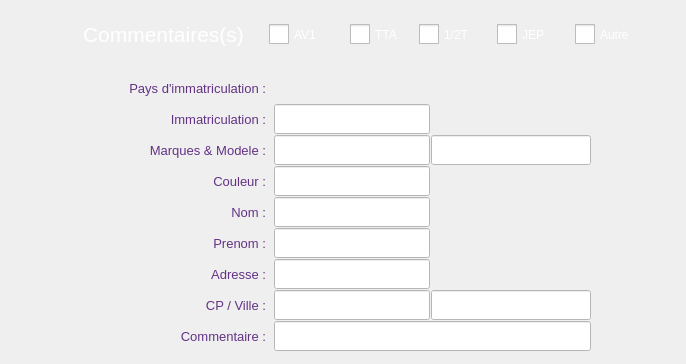
  <widget class="QFrame" name="CntComments">
   <property name="geometry">
    <rect>
     <x>12</x>
     <y>1983</y>
     <width>686</width>
     <height>364</height>
    </rect>
   </property>
   <property name="styleSheet">
    <string>#CntComments
{
	border-width: 70px;
	border-image: url(./images/dialog/image-dialog-background-border-image.png) 70 70 70 70 round round;
	background-image: url(./images/dialog/image-dialog-background-background-image.png);
}</string>
   </property>
   <property name="frameShape">
    <enum>QFrame::NoFrame</enum>
   </property>
   <property name="frameShadow">
    <enum>QFrame::Plain</enum>
   </property>
   <property name="lineWidth">
    <number>2</number>
   </property>
   <widget class="QFrame" name="frame_8">
    <property name="geometry">
     <rect>
      <x>71</x>
      <y>66</y>
      <width>547</width>
      <height>289</height>
     </rect>
    </property>
    <property name="sizePolicy">
     <sizepolicy hsizetype="Fixed" vsizetype="Fixed">
      <horstretch>0</horstretch>
      <verstretch>0</verstretch>
     </sizepolicy>
    </property>
    <property name="minimumSize">
     <size>
      <width>547</width>
      <height>289</height>
     </size>
    </property>
    <property name="styleSheet">
     <string>QLabel
{
	color: #633285;
	font-size: 10pt;
}

QLineEdit,
QComboBox,
QListView,
QTextEdit
{
	border-width: 5px;
	margin: 0px;
	border-image: url(./images/dialog/image-edit-border-image.png) 5 5 5 5 stretch stretch;
    background-color: #ffffff;
}

QLineEdit:focus,
QComboBox:focus,
QListView:focus,
QTextEdit:focus
{
	border-image: url(./images/dialog/image-edit-border-image-focused.png) 5 5 5 5 stretch stretch;
}

QLineEdit:disabled,
QComboBox:disabled,
QListView:disabled,
QTextEdit:disabled
{
	background-color: #d8cbe0;
	color: #633285;
} </string>
    </property>
    <property name="frameShape">
     <enum>QFrame::NoFrame</enum>
    </property>
    <property name="frameShadow">
     <enum>QFrame::Plain</enum>
    </property>
    <widget class="QLineEdit" name="txtLicence">
     <property name="geometry">
      <rect>
       <x>203</x>
       <y>38</y>
       <width>156</width>
       <height>30</height>
      </rect>
     </property>
     <property name="readOnly">
      <bool>false</bool>
     </property>
    </widget>
    <widget class="QLabel" name="label_4">
     <property name="geometry">
      <rect>
       <x>14</x>
       <y>7</y>
       <width>181</width>
       <height>30</height>
      </rect>
     </property>
     <property name="text">
      <string>Pays d'immatriculation :</string>
     </property>
     <property name="alignment">
      <set>Qt::AlignRight|Qt::AlignTrailing|Qt::AlignVCenter</set>
     </property>
    </widget>
    <widget class="QLabel" name="label_5">
     <property name="geometry">
      <rect>
       <x>48</x>
       <y>38</y>
       <width>147</width>
       <height>30</height>
      </rect>
     </property>
     <property name="text">
      <string>Immatriculation :</string>
     </property>
     <property name="alignment">
      <set>Qt::AlignRight|Qt::AlignTrailing|Qt::AlignVCenter</set>
     </property>
    </widget>
    <widget class="QLabel" name="label_6">
     <property name="geometry">
      <rect>
       <x>48</x>
       <y>69</y>
       <width>147</width>
       <height>30</height>
      </rect>
     </property>
     <property name="text">
      <string>Marques &amp; Modele :</string>
     </property>
     <property name="alignment">
      <set>Qt::AlignRight|Qt::AlignTrailing|Qt::AlignVCenter</set>
     </property>
    </widget>
    <widget class="QLabel" name="label_7">
     <property name="geometry">
      <rect>
       <x>48</x>
       <y>100</y>
       <width>147</width>
       <height>30</height>
      </rect>
     </property>
     <property name="text">
      <string>Couleur :</string>
     </property>
     <property name="alignment">
      <set>Qt::AlignRight|Qt::AlignTrailing|Qt::AlignVCenter</set>
     </property>
    </widget>
    <widget class="QLabel" name="label_8">
     <property name="geometry">
      <rect>
       <x>48</x>
       <y>131</y>
       <width>147</width>
       <height>30</height>
      </rect>
     </property>
     <property name="text">
      <string>Nom :</string>
     </property>
     <property name="alignment">
      <set>Qt::AlignRight|Qt::AlignTrailing|Qt::AlignVCenter</set>
     </property>
    </widget>
    <widget class="QLabel" name="label_9">
     <property name="geometry">
      <rect>
       <x>48</x>
       <y>162</y>
       <width>147</width>
       <height>30</height>
      </rect>
     </property>
     <property name="text">
      <string>Prenom :</string>
     </property>
     <property name="alignment">
      <set>Qt::AlignRight|Qt::AlignTrailing|Qt::AlignVCenter</set>
     </property>
    </widget>
    <widget class="QLabel" name="label_10">
     <property name="geometry">
      <rect>
       <x>48</x>
       <y>193</y>
       <width>147</width>
       <height>30</height>
      </rect>
     </property>
     <property name="text">
      <string>Adresse :</string>
     </property>
     <property name="alignment">
      <set>Qt::AlignRight|Qt::AlignTrailing|Qt::AlignVCenter</set>
     </property>
    </widget>
    <widget class="QLabel" name="label_11">
     <property name="geometry">
      <rect>
       <x>48</x>
       <y>224</y>
       <width>147</width>
       <height>30</height>
      </rect>
     </property>
     <property name="text">
      <string>CP / Ville :</string>
     </property>
     <property name="alignment">
      <set>Qt::AlignRight|Qt::AlignTrailing|Qt::AlignVCenter</set>
     </property>
    </widget>
    <widget class="QLabel" name="label_12">
     <property name="geometry">
      <rect>
       <x>48</x>
       <y>255</y>
       <width>147</width>
       <height>30</height>
      </rect>
     </property>
     <property name="text">
      <string>Commentaire :</string>
     </property>
     <property name="alignment">
      <set>Qt::AlignRight|Qt::AlignTrailing|Qt::AlignVCenter</set>
     </property>
    </widget>
    <widget class="QLineEdit" name="txtMark">
     <property name="geometry">
      <rect>
       <x>203</x>
       <y>69</y>
       <width>156</width>
       <height>30</height>
      </rect>
     </property>
     <property name="readOnly">
      <bool>false</bool>
     </property>
    </widget>
    <widget class="QLineEdit" name="txtModel">
     <property name="geometry">
      <rect>
       <x>360</x>
       <y>69</y>
       <width>160</width>
       <height>30</height>
      </rect>
     </property>
     <property name="maximumSize">
      <size>
       <width>160</width>
       <height>30</height>
      </size>
     </property>
     <property name="readOnly">
      <bool>false</bool>
     </property>
    </widget>
    <widget class="QLineEdit" name="txtColour">
     <property name="geometry">
      <rect>
       <x>203</x>
       <y>100</y>
       <width>156</width>
       <height>30</height>
      </rect>
     </property>
     <property name="readOnly">
      <bool>false</bool>
     </property>
    </widget>
    <widget class="QLineEdit" name="txtComment">
     <property name="geometry">
      <rect>
       <x>203</x>
       <y>255</y>
       <width>317</width>
       <height>30</height>
      </rect>
     </property>
     <property name="maximumSize">
      <size>
       <width>317</width>
       <height>30</height>
      </size>
     </property>
     <property name="readOnly">
      <bool>false</bool>
     </property>
    </widget>
    <widget class="QLineEdit" name="txtName">
     <property name="geometry">
      <rect>
       <x>203</x>
       <y>131</y>
       <width>156</width>
       <height>30</height>
      </rect>
     </property>
     <property name="readOnly">
      <bool>false</bool>
     </property>
    </widget>
    <widget class="QLineEdit" name="txtCP">
     <property name="geometry">
      <rect>
       <x>203</x>
       <y>224</y>
       <width>156</width>
       <height>30</height>
      </rect>
     </property>
     <property name="readOnly">
      <bool>false</bool>
     </property>
    </widget>
    <widget class="QLineEdit" name="txtTown">
     <property name="geometry">
      <rect>
       <x>360</x>
       <y>224</y>
       <width>160</width>
       <height>30</height>
      </rect>
     </property>
     <property name="readOnly">
      <bool>false</bool>
     </property>
    </widget>
    <widget class="QLineEdit" name="txtAdress">
     <property name="geometry">
      <rect>
       <x>203</x>
       <y>193</y>
       <width>156</width>
       <height>30</height>
      </rect>
     </property>
     <property name="readOnly">
      <bool>false</bool>
     </property>
    </widget>
    <widget class="QLineEdit" name="txtLastName">
     <property name="geometry">
      <rect>
       <x>203</x>
       <y>162</y>
       <width>156</width>
       <height>30</height>
      </rect>
     </property>
     <property name="readOnly">
      <bool>false</bool>
     </property>
    </widget>
    <widget class="QFrame" name="cmbCountry">
     <property name="geometry">
      <rect>
       <x>203</x>
       <y>7</y>
       <width>247</width>
       <height>30</height>
      </rect>
     </property>
     <property name="maximumSize">
      <size>
       <width>247</width>
       <height>30</height>
      </size>
     </property>
     <property name="frameShape">
      <enum>QFrame::NoFrame</enum>
     </property>
     <property name="frameShadow">
      <enum>QFrame::Raised</enum>
     </property>
    </widget>
   </widget>
   <widget class="QFrame" name="frame_9">
    <property name="geometry">
     <rect>
      <x>71</x>
      <y>13</y>
      <width>600</width>
      <height>43</height>
     </rect>
    </property>
    <property name="styleSheet">
     <string>QFrame
{
	color: white;
	background-image: url(./images/dialog/image-title-background.png);
}

QCheckBox
{
	color: white;
}</string>
    </property>
    <property name="frameShape">
     <enum>QFrame::NoFrame</enum>
    </property>
    <property name="frameShadow">
     <enum>QFrame::Raised</enum>
    </property>
    <widget class="QLabel" name="label_3">
     <property name="geometry">
      <rect>
       <x>12</x>
       <y>3</y>
       <width>181</width>
       <height>37</height>
      </rect>
     </property>
     <property name="styleSheet">
      <string>font-size: 16pt;</string>
     </property>
     <property name="text">
      <string>Commentaires(s)</string>
     </property>
    </widget>
    <widget class="QCheckBox" name="chkAV1">
     <property name="geometry">
      <rect>
       <x>198</x>
       <y>6</y>
       <width>73</width>
       <height>31</height>
      </rect>
     </property>
     <property name="styleSheet">
      <string>QCheckBox { 
     spacing: 5px;
 }

 QCheckBox::indicator {
     width: 20px;
     height: 20px;
 }

 QCheckBox::indicator:unchecked {
     image: url(./images/checkbox_unchecked2.png);
 }

  QCheckBox::indicator:checked {
     image: url(./images/checkbox_checked2.png);
 }

 </string>
     </property>
     <property name="text">
      <string>AV1</string>
     </property>
    </widget>
    <widget class="QCheckBox" name="chkTTA">
     <property name="geometry">
      <rect>
       <x>279</x>
       <y>6</y>
       <width>64</width>
       <height>31</height>
      </rect>
     </property>
     <property name="styleSheet">
      <string>QCheckBox { 
     spacing: 5px;
 }

 QCheckBox::indicator {
     width: 20px;
     height: 20px;
 }

 QCheckBox::indicator:unchecked {
     image: url(./images/checkbox_unchecked2.png);
 }

  QCheckBox::indicator:checked {
     image: url(./images/checkbox_checked2.png);
 }

 </string>
     </property>
     <property name="text">
      <string>TTA</string>
     </property>
    </widget>
    <widget class="QCheckBox" name="chk1_2T">
     <property name="geometry">
      <rect>
       <x>348</x>
       <y>6</y>
       <width>73</width>
       <height>31</height>
      </rect>
     </property>
     <property name="styleSheet">
      <string>QCheckBox { 
     spacing: 5px;
 }

 QCheckBox::indicator {
     width: 20px;
     height: 20px;
 }

 QCheckBox::indicator:unchecked {
     image: url(./images/checkbox_unchecked2.png);
 }

  QCheckBox::indicator:checked {
     image: url(./images/checkbox_checked2.png);
 }

 </string>
     </property>
     <property name="text">
      <string>1/2T</string>
     </property>
    </widget>
    <widget class="QCheckBox" name="chkJEP">
     <property name="geometry">
      <rect>
       <x>426</x>
       <y>6</y>
       <width>67</width>
       <height>31</height>
      </rect>
     </property>
     <property name="styleSheet">
      <string>QCheckBox { 
     spacing: 5px;
 }

 QCheckBox::indicator {
     width: 20px;
     height: 20px;
 }

 QCheckBox::indicator:unchecked {
     image: url(./images/checkbox_unchecked2.png);
 }

  QCheckBox::indicator:checked {
     image: url(./images/checkbox_checked2.png);
 }

 </string>
     </property>
     <property name="text">
      <string>JEP</string>
     </property>
    </widget>
    <widget class="QCheckBox" name="chkAutre">
     <property name="geometry">
      <rect>
       <x>504</x>
       <y>6</y>
       <width>79</width>
       <height>31</height>
      </rect>
     </property>
     <property name="styleSheet">
      <string>QCheckBox { 
     spacing: 5px;
 }

 QCheckBox::indicator {
     width: 20px;
     height: 20px;
 }

 QCheckBox::indicator:unchecked {
     image: url(./images/checkbox_unchecked2.png);
 }

  QCheckBox::indicator:checked {
     image: url(./images/checkbox_checked2.png);
 }

 </string>
     </property>
     <property name="text">
      <string>Autre</string>
     </property>
    </widget>
   </widget>
   <widget class="QFrame" name="btnCommHide">
    <property name="geometry">
     <rect>
      <x>624</x>
      <y>69</y>
      <width>47</width>
      <height>282</height>
     </rect>
    </property>
    <property name="styleSheet">
     <string>QPushButton
{
	background-image:url(./images/dialog/button-close-comments.png);
	border: none;
}

QPushButton:disabled
{
	background-image:url(./images/dialog/button-close-comments-disabled.png);
}

QPushButton:pressed
{
	background-image:url(./images/dialog/button-close-comments-pressed.png);
}

</string>
    </property>
    <property name="frameShadow">
     <enum>QFrame::Raised</enum>
    </property>
    <property name="lineWidth">
     <number>1</number>
    </property>
    <property name="midLineWidth">
     <number>0</number>
    </property>
   </widget>
   <widget class="QLabel" name="LblCommentsDialogHandle">
    <property name="geometry">
     <rect>
      <x>4</x>
      <y>0</y>
      <width>57</width>
      <height>92</height>
     </rect>
    </property>
    <property name="styleSheet">
     <string>#LblCommentsDialogHandle
{
	border-width: 10px;
	border-image: url(./images/dialog/image-dialog-handle-border-image.png) 10 10 10 10 round round;
	background-image: url(./images/dialog/image-dialog-background-background-image.png);
}</string>
    </property>
    <property name="text">
     <string/>
    </property>
   </widget>
  </widget>
